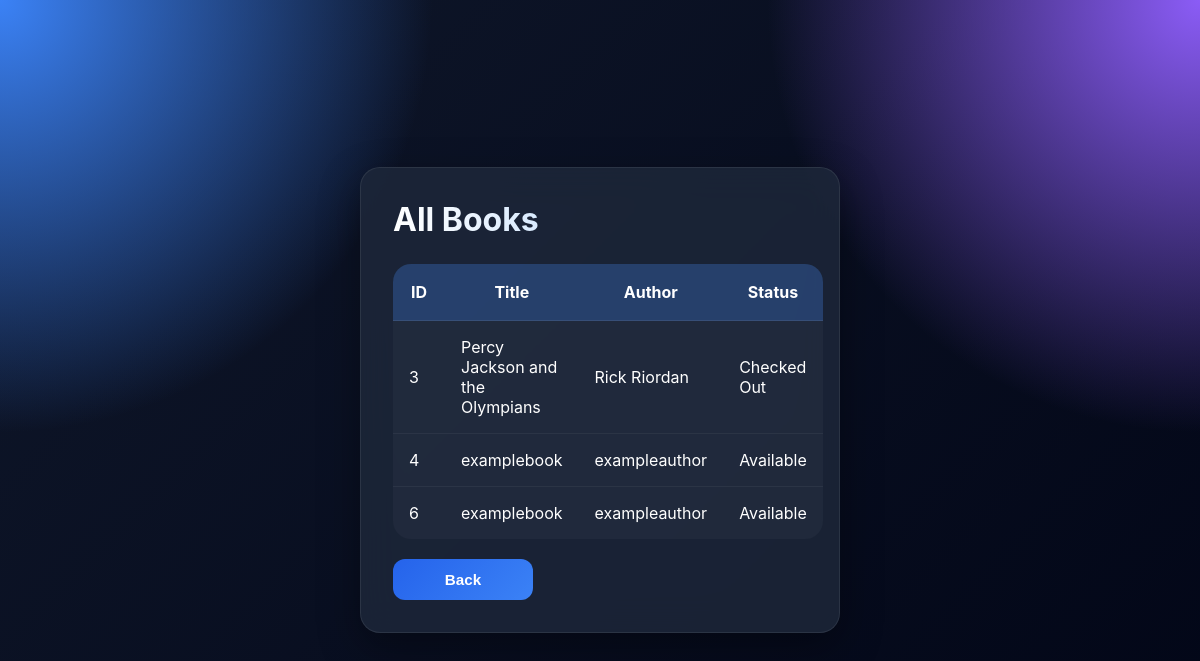
/allbooks, run on the app's committed database.
### tables this page shows
CREATE TABLE BOOKS
                (ID INTEGER PRIMARY KEY     NOT NULL UNIQUE,
                TITLE          TEXT    NOT NULL,
                AUTHOR         TEXT    NOT NULL,
                AVAILABLE      INT     NOT NULL);

### src/main.py (the view)
@app.route('/allbooks', methods=['GET'])
def allbooks():
    global list
    list = []
    conn = sqlite3.connect('books.db')
    cursor = conn.execute("SELECT id, title, author, available from BOOKS")
    for row in cursor:
        availability = "Available" if row[3] == 1 else "Checked Out"
        list.append({
            "id": row[0],
            "title": row[1],
            "author": row[2],
            "availability": availability
        })
    return render_template("allbooks.html", books=list)

### src/templates/allbooks.html (shortened to what this page needs)
<!DOCTYPE html>
<html>
<head>
    <link rel="stylesheet" href="{{ url_for('static', filename='style.css') }}">
</head>
<body>
<div class="container">
    <h2>All Books</h2>
    <table>
        <tr>
            <th>ID</th>
            <th>Title</th>
            <th>Author</th>
            <th>Status</th>
        </tr>
        {% for book in books %}
        <tr>
            <td>{{ book.id }}</td>
            <td>{{ book.title }}</td>
            <td>{{ book.author }}</td>
            <td>{{ book.availability }}</td>
        </tr>
        {% endfor %}
    </table>
    <br>
    <a href="/dashboard">
        <button>Back</button>
    </a>
</div>
</body>
</html>

### src/static/style.css (style rules this page uses)
* { margin: 0; padding: 0; box-sizing: border-box; }
body { background:radial-gradient(circle at top left,rgba(58,134,255,.15),transparent 40%),radial-gradient(circle at bottom right,rgba(58,134,255,.10),transparent 35%),#0f172a; min-height: 100vh; font-family: 'Inter', system-ui, -apple-system, BlinkMacSystemFont, 'Segoe UI', sans-serif, 'Apple Color Emoji', 'Segoe UI Emoji', 'Noto Color Emoji'; background: radial-gradient(circle at top left, #3b82f6 0%, transparent 30%), radial-gradient(circle at top right, #8b5cf6 0%, transparent 30%), linear-gradient(135deg, #0f172a, #020617); color: white; display: flex; justify-content: center; align-items: flex-start; padding: 60px 20px; }
.container { width: 200%; max-width: 1100px; background: rgba(30, 41, 59, 0.75); backdrop-filter: blur(20px); -webkit-backdrop-filter: blur(20px); border: 1px solid rgba(255,255,255,0.08); border-radius: 28px; padding: 40px; box-shadow: 0 10px 40px rgba(0,0,0,.35), inset 0 1px 0 rgba(255,255,255,.05); }
h1, h2 { font-size: 2rem; font-weight: 700; margin-bottom: 15px; background: linear-gradient( 90deg, #ffffff, #93c5fd ); -webkit-background-clip: text; -webkit-text-fill-color: transparent; }
button, .btn { display: inline-flex; align-items: center; justify-content: center; width: auto; min-width: 140px; padding: 12px 22px; background: linear-gradient(135deg, #2563eb, #3b82f6); color: white; border: none; border-radius: 12px; font-size: 0.95rem; font-weight: 600; cursor: pointer; transition: transform 0.2s ease, box-shadow 0.2s ease; }
table { width: 100%; border-collapse: collapse; overflow: hidden; margin-top: 25px; border-radius: 18px; background: rgba(255,255,255,.03); }
th { background: rgba(59,130,246,.25); padding: 18px; font-weight: 700; border-bottom: 1px solid rgba(255,255,255,.08); }
td { padding: 16px; }
tr { transition: .2s; }
tr:not(:last-child) td { border-bottom: 1px solid rgba(255,255,255,.05); }
.container { background-color: #1e1e1e; padding: 32px; border-radius: 20px; width: min(92%, 480px); margin: auto; box-shadow: 0 15px 40px rgba(0, 0, 0, 0.35); border: 1px solid rgba(255, 255, 255, 0.08); backdrop-filter: blur(18px); background: rgba(30, 41, 59, 0.8); }

### data on the page
BOOKS: id "3", title "Percy Jackson and the Olympians", author "Rick Riordan", availability "Checked Out"
BOOKS: id "4", title "examplebook", author "exampleauthor", availability "Available"
BOOKS: id "6", title "examplebook", author "exampleauthor", availability "Available"
